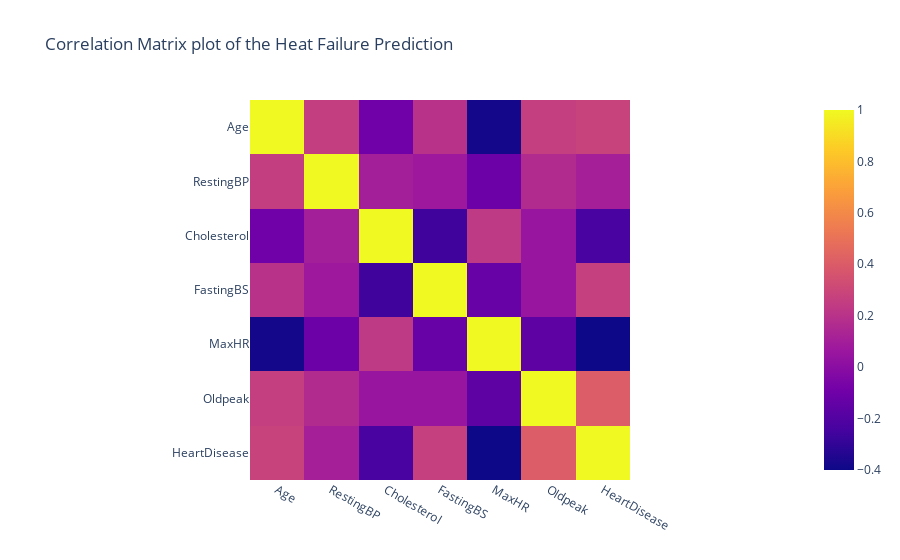

The code cell stored with this chart in its notebook:
### Code cell
px.imshow(data[num_col].corr(),title="Correlation Matrix plot of the Heat Failure Prediction")

### Figure 1 — Plotly figure (JSON) as saved in the notebook; plotly's stock layout.template omitted (floating-point values rounded to 4 significant figures)
{"data": [{"coloraxis": "coloraxis", "hovertemplate": "x: %{x}<br>y: %{y}<br>color: %{z}<extra></extra>", "name": "0", "type": "heatmap", "x": ["Age", "RestingBP", "Cholesterol", "FastingBS", "MaxHR", "Oldpeak", "HeartDisease"], "xaxis": "x", "y": ["Age", "RestingBP", "Cholesterol", "FastingBS", "MaxHR", "Oldpeak", "HeartDisease"], "yaxis": "y", "z": [[1, 0.2544, -0.09528, 0.198, -0.382, 0.2586, 0.282], [0.2544, 1, 0.1009, 0.07019, -0.1121, 0.1648, 0.1076], [-0.09528, 0.1009, 1, -0.261, 0.2358, 0.05015, -0.2327], [0.198, 0.07019, -0.261, 1, -0.1314, 0.0527, 0.2673], [-0.382, -0.1121, 0.2358, -0.1314, 1, -0.1607, -0.4004], [0.2586, 0.1648, 0.05015, 0.0527, -0.1607, 1, 0.404], [0.282, 0.1076, -0.2327, 0.2673, -0.4004, 0.404, 1]]}], "layout": {"coloraxis": {"colorscale": [[0, "#0d0887"], [0.1111, "#46039f"], [0.2222, "#7201a8"], [0.3333, "#9c179e"], [0.4444, "#bd3786"], [0.5556, "#d8576b"], [0.6667, "#ed7953"], [0.7778, "#fb9f3a"], [0.8889, "#fdca26"], [1, "#f0f921"]]}, "title": {"text": "Correlation Matrix plot of the Heat Failure Prediction"}, "xaxis": {"anchor": "y", "constrain": "domain", "domain": [0, 1], "scaleanchor": "y"}, "yaxis": {"anchor": "x", "autorange": "reversed", "constrain": "domain", "domain": [0, 1]}}}
